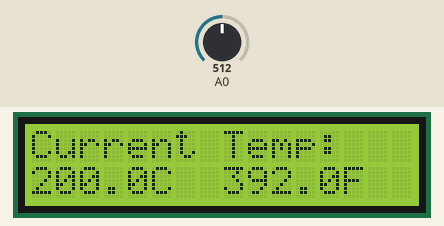
Recording of a sketch running on a simulated Arduino Uno, built with avr-gcc and run on an emulated ATmega328P. Parts: 16×2 character LCD. Inputs (shaded band) come from the test bench; at power-on: A0 = 512.

Above: at 1.2 s.
1.3 s: A0 set to 716
At 2.6 s:
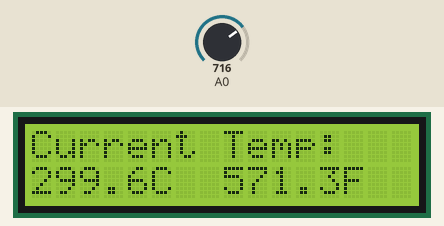
4.0 s: A0 set to 900
At 5.4 s:
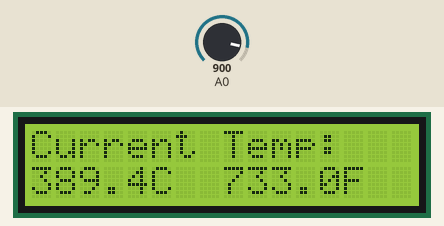
6.7 s: A0 set to 1023
At 8.7 s:
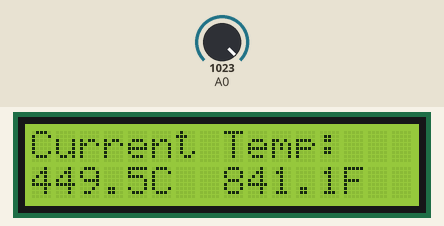
Timing chart, 0 to 10.2 s (numbered marks = the images above; inputs shaded):
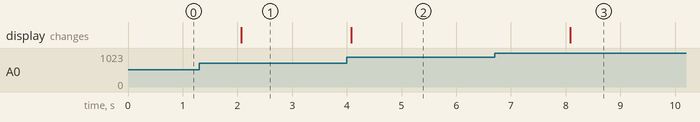

The sketch:

thermometer.ino
```cpp
// By Ben Hardy
// Based off SparkFun tutorials 7 and 15 that came with my Arduino kit
// available at sparkfun.com/sikcode

#include <LiquidCrystal.h>

LiquidCrystal lcd(12,11,5,4,3,2);

void setup() {
  lcd.begin(16, 2);
  lcd.clear();
  lcd.print("Current Temp:");

}

void loop() {
  // put your main code here, to run repeatedly:
  float voltage, degreesC, degreesF;
  voltage = getVoltage(0);
  degreesC = (voltage - 0.5) * 100.0;
  degreesF = degreesC * (9.0/5.0) + 32.0;


  lcd.setCursor(0,1);

  char temps[30];
  sprintf(temps, "%dC    %dF", int(degreesC), int(degreesF));
  //Serial.println(temps);
  lcd.print(degreesC);
  lcd.setCursor(5,1);
  lcd.print("C");
  lcd.setCursor(8,1);
  lcd.print(degreesF);
  lcd.setCursor(13,1);
  lcd.print("F");
  delay(2000);
}

float getVoltage(int pin)
{
  return (analogRead(pin) * 0.004882814);
}
```

Measured:
- after the input at 1.3 s, the display: changes after 0.77 s (image 1)
- after the input at 4.0 s, the display: changes after 0.08 s (image 2)
- after the input at 6.7 s, the display: changes after 1.4 s (image 3)
